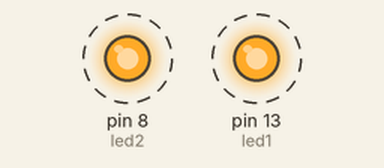
Simulated run of this sketch. Board: Arduino Uno, built with avr-gcc and run on an emulated ATmega328P. Parts: output pins drawn as LEDs (lit = HIGH). Dashed ring = blinking.

Above: at 0.2 s.
Timing chart, 0 to 4.6 s (numbered marks = the images above):
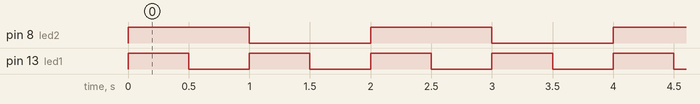

Measured:
- by itself, pin 8 (led2): alternates HIGH for 1.0 s and LOW for 1.0 s
- by itself, pin 13 (led1): alternates HIGH for 0.50 s and LOW for 0.50 s
- by itself, everything shown: repeats every 2.0 s, in 4 steps

The sketch:

ex2.ino
```cpp
int led1 = 13; //define o apelido led para o valor 13
int led2 = 8;

void setup(){
  pinMode(led1,OUTPUT); //declara o pino13 (led) como saida
  pinMode(led2,OUTPUT);
}


void loop(){ //verde
  digitalWrite(led1, HIGH); //acende o led
  digitalWrite(led2, HIGH); //acende o led
  delay(500); //delay em milisegundos

  digitalWrite(led1, LOW); //apaga o led

  delay(500); //delay em milisegundos
  digitalWrite(led2, LOW); //apaga o led
  digitalWrite(led1, HIGH); //acende o led


  delay(500); //delay em milisegundos
  digitalWrite(led1, LOW); //acende o led

  delay(500); //delay em milisegundos

//vermelho
//   digitalWrite(led2, HIGH); //acende o led
//  delay(1000); //delay em milisegundos
//  digitalWrite(led2, LOW); //apaga o led
//  delay(1000); //delay em milisegundos
}
```
